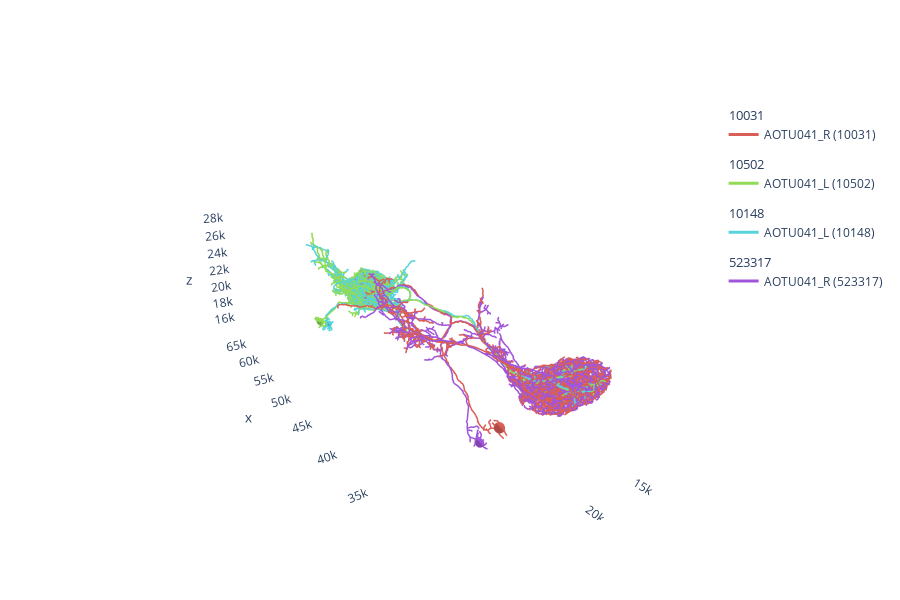

The notebook cell saved with this chart:
### Code cell
#fig = navis.plot3d([example_skel, me_r, me_l])
fig = navis.plot3d([example_skel])

### Figure 1 — Plotly figure (JSON) as saved in the notebook; plotly's stock layout.template omitted (floating-point values rounded to 4 significant figures; data arrays with more than 128 entries replaced by an {"elided": "..."} marker saying what was removed)
{"data": [{"hoverinfo": "none", "hovertext": " ", "legendgroup": "10031", "legendgrouptitle": {"text": "10031"}, "line": {"color": "rgb(219,94,86)", "dash": "solid", "width": 3}, "mode": "lines", "name": "AOTU041_R (10031)", "opacity": 1, "showlegend": true, "type": "scatter3d", "x": {"elided": "9724 float values"}, "y": {"elided": "9724 float values"}, "z": {"elided": "9724 float values"}}, {"color": "rgb(219,94,86)", "hoverinfo": "name", "i": {"elided": "320 int values"}, "j": {"elided": "320 int values"}, "k": {"elided": "320 int values"}, "legendgroup": "10031", "showlegend": false, "type": "mesh3d", "x": {"elided": "162 float values"}, "y": {"elided": "162 float values"}, "z": {"elided": "162 float values"}}, {"hoverinfo": "none", "hovertext": " ", "legendgroup": "10502", "legendgrouptitle": {"text": "10502"}, "line": {"color": "rgb(145,219,86)", "dash": "solid", "width": 3}, "mode": "lines", "name": "AOTU041_L (10502)", "opacity": 1, "showlegend": true, "type": "scatter3d", "x": {"elided": "10112 float values"}, "y": {"elided": "10112 float values"}, "z": {"elided": "10112 float values"}}, {"color": "rgb(145,219,86)", "hoverinfo": "name", "i": {"elided": "320 int values"}, "j": {"elided": "320 int values"}, "k": {"elided": "320 int values"}, "legendgroup": "10502", "showlegend": false, "type": "mesh3d", "x": {"elided": "162 float values"}, "y": {"elided": "162 float values"}, "z": {"elided": "162 float values"}}, {"hoverinfo": "none", "hovertext": " ", "legendgroup": "10148", "legendgrouptitle": {"text": "10148"}, "line": {"color": "rgb(86,211,219)", "dash": "solid", "width": 3}, "mode": "lines", "name": "AOTU041_L (10148)", "opacity": 1, "showlegend": true, "type": "scatter3d", "x": {"elided": "9924 float values"}, "y": {"elided": "9924 float values"}, "z": {"elided": "9924 float values"}}, {"color": "rgb(86,211,219)", "hoverinfo": "name", "i": {"elided": "320 int values"}, "j": {"elided": "320 int values"}, "k": {"elided": "320 int values"}, "legendgroup": "10148", "showlegend": false, "type": "mesh3d", "x": {"elided": "162 float values"}, "y": {"elided": "162 float values"}, "z": {"elided": "162 float values"}}, {"hoverinfo": "none", "hovertext": " ", "legendgroup": "523317", "legendgrouptitle": {"text": "523317"}, "line": {"color": "rgb(160,86,219)", "dash": "solid", "width": 3}, "mode": "lines", "name": "AOTU041_R (523317)", "opacity": 1, "showlegend": true, "type": "scatter3d", "x": {"elided": "10596 float values"}, "y": {"elided": "10596 float values"}, "z": {"elided": "10596 float values"}}, {"color": "rgb(160,86,219)", "hoverinfo": "name", "i": {"elided": "320 int values"}, "j": {"elided": "320 int values"}, "k": {"elided": "320 int values"}, "legendgroup": "523317", "showlegend": false, "type": "mesh3d", "x": {"elided": "162 float values"}, "y": {"elided": "162 float values"}, "z": {"elided": "162 float values"}}], "layout": {"autosize": true, "height": 600, "legend": {"bgcolor": "rgba(0,0,0,0)", "orientation": "v"}, "paper_bgcolor": "rgba(0,0,0,0)", "plot_bgcolor": "rgba(0,0,0,0)", "scene": {"aspectmode": "data", "aspectratio": {"x": 1, "y": 1, "z": 1}, "camera": {"eye": {"x": -1.743, "y": 1.071, "z": 0.71}, "up": {"x": 0, "y": 0, "z": 1}}, "xaxis": {"backgroundcolor": "rgb(240, 240, 240)", "gridcolor": "rgb(255, 255, 255)", "showbackground": false, "showgrid": false, "showline": false, "zerolinecolor": "rgb(255, 255, 255)"}, "yaxis": {"backgroundcolor": "rgb(240, 240, 240)", "gridcolor": "rgb(255, 255, 255)", "showbackground": false, "showgrid": false, "showline": false, "zerolinecolor": "rgb(255, 255, 255)"}, "zaxis": {"backgroundcolor": "rgb(240, 240, 240)", "gridcolor": "rgb(255, 255, 255)", "showbackground": false, "showgrid": false, "showline": false, "zerolinecolor": "rgb(255, 255, 255)"}}, "showlegend": true}}
